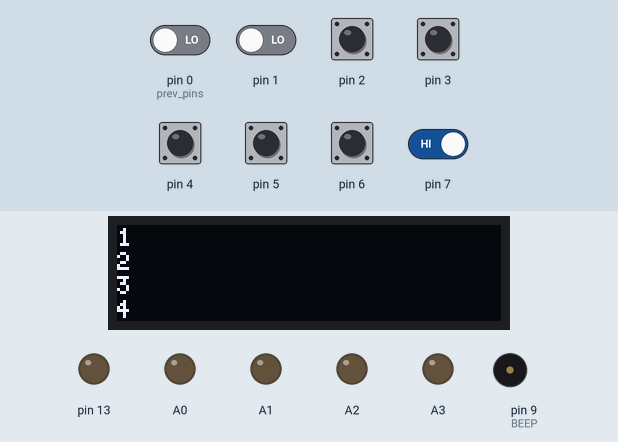
Recording of a program running on a simulated Arduino Nano, built with avr-gcc and run on an emulated ATmega328P. On the bench: 128×32 one-colour display, output pins drawn as LEDs (lit = HIGH), buzzer (waves = sounding). Dashed ring = blinking. The test bench sets the inputs (shaded band); at power-on: pin 2–7 HIGH, pin 0 (prev_pins), pin 1 LOW.

Above: at 1.2 s.
1.3 s: pin 2 pulled LOW for 0.15 s
At 1.52 s:
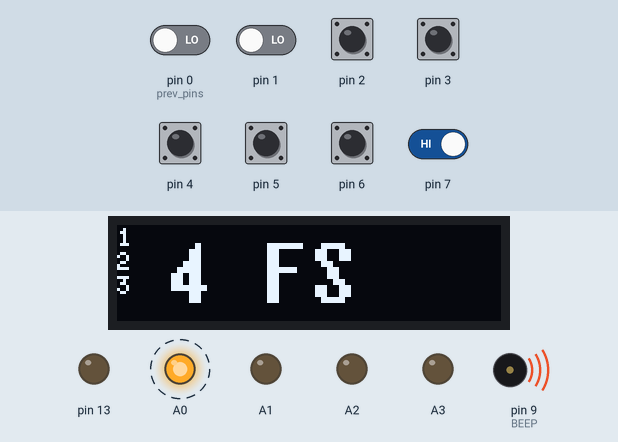
2.0 s: pin 7 driven LOW
At 4.0 s:
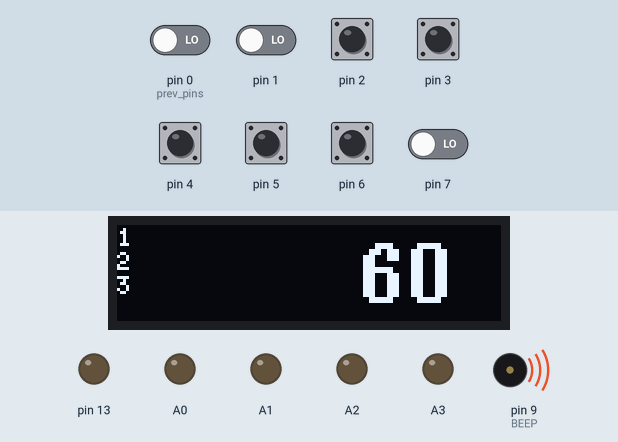
5.0 s: pin 3 pulled LOW for 0.15 s
At 6.4 s:
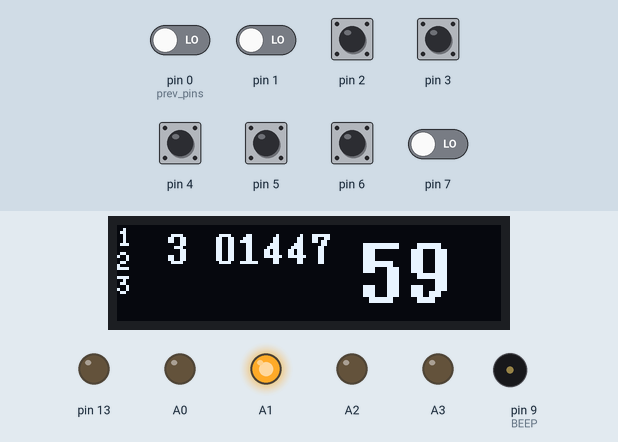
7.5 s: pin 4 pulled LOW for 0.15 s
At 8.3 s:
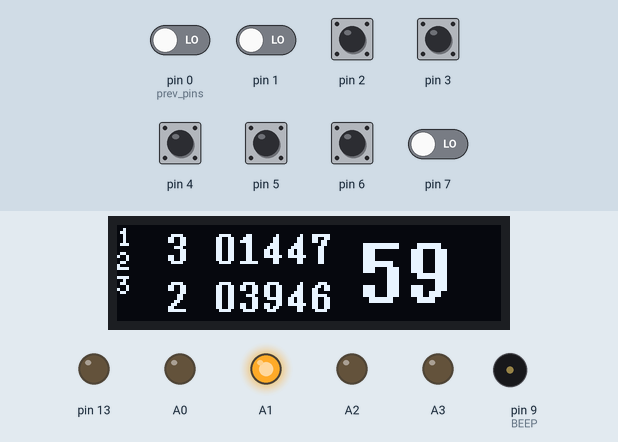
9.1 s: pin 6 pulled LOW for 0.15 s
At 10.3 s:
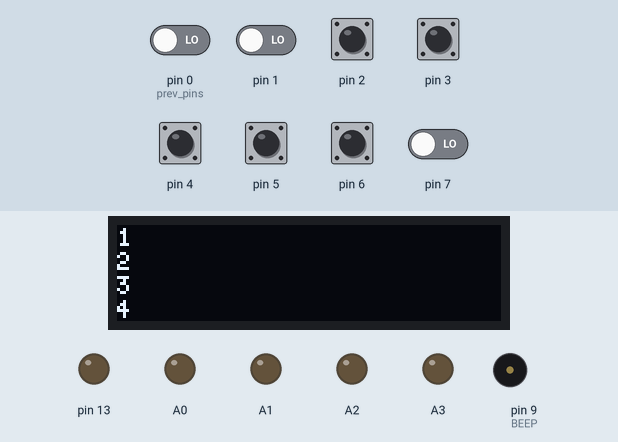
10.7 s: pin 5 pulled LOW for 0.15 s
At 10.92 s:
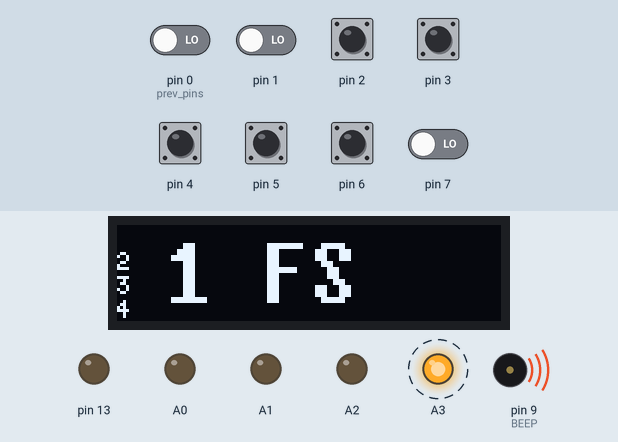
Timing chart, 0 to 12.4 s (numbered marks = the images above; inputs shaded):
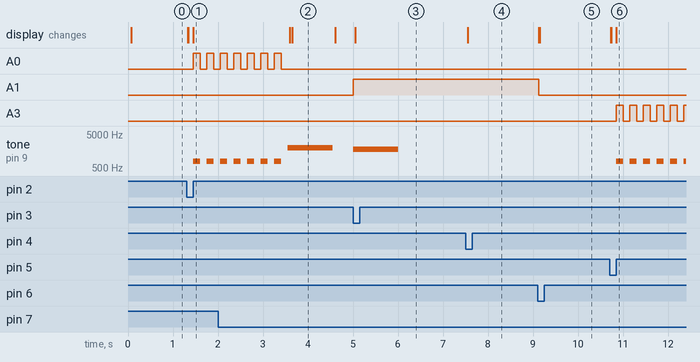

Measured:
- after the input at 1.3 s, A0: alternates HIGH for 0.15 s and LOW for 0.15 s, starting after 0.15 s; tone on pin 9 (BEEP): alternates 800 Hz for 0.15 s and silent for 0.15 s, starting after 0.15 s; the display: first changes at once (image 1 shows a later state)
- after the input at 2.0 s, the display: first changes after 1.6 s (image 2 shows a later state)
- after the input at 5.0 s, A1: LOW → HIGH at once; tone on pin 9 (BEEP): silent → 1800 Hz at once, → silent 1.0 s later
- after the input at 7.5 s, the display: changes after 0.05 s (image 4)
- after the input at 9.1 s, A1: HIGH → LOW at once; the display: first changes at once (image 5 shows a later state)
- after the input at 10.7 s, A3: alternates HIGH for 0.15 s and LOW for 0.15 s, starting after 0.15 s; tone on pin 9 (BEEP): alternates 800 Hz for 0.15 s and silent for 0.15 s, starting after 0.15 s; the display: first changes at once (image 6 shows a later state)
- what the display in image 2 shows lasts 0.9 s, from 3.7 s to 4.6 s

The program:

main.cpp
```cpp
#include <Arduino.h>
#include "fifo.h"
#include "display.h"
#include <GyverButton.h>

#define RESET 6
#define START 7

#define BEEP 9

#define ALL_KEYS  0b00111100
#define TEAM_KEYS 0b00111100

enum State
{
    state_read, state_time, state_answer, state_end//, state_false
};

Display display;

FIFO keysFIFO;
uint32_t lastReset;

bool nextTeam;
State state;
uint32_t start;
uint8_t left_time;
uint32_t timeStart;

volatile uint8_t enabled = ALL_KEYS;
uint8_t disabled = ~ALL_KEYS;

GButton reset_btn(RESET);
GButton start_btn(START);

// void pciSetup(uint8_t pin)
// {
//     *digitalPinToPCMSK(pin) |= bit (digitalPinToPCMSKbit(pin));  // enable pin
//     PCIFR  |= bit (digitalPinToPCICRbit(pin)); // clear any outstanding interrupt
//     PCICR  |= bit (digitalPinToPCICRbit(pin)); // enable interrupt for the group
// }

void setup(void)
{
    reset_btn.setTickMode(true);
    start_btn.setTickMode(true);
    //set D2-7
    DDRD  &= ~ALL_KEYS;
    PORTD |= ALL_KEYS;
    pinMode(A0, OUTPUT);
    pinMode(A1, OUTPUT);
    pinMode(A2, OUTPUT);
    pinMode(A3, OUTPUT);
    // pinMode(A0, INPUT_PULLUP);
    // pinMode(A1, INPUT_PULLUP);
    // pinMode(A2, INPUT_PULLUP);
    // pinMode(A3, INPUT_PULLUP);
    // pinMode(RESET, INPUT_PULLUP);
    // pinMode(START, INPUT_PULLUP);

    *digitalPinToPCMSK(START) |= ALL_KEYS;  // enable pin
    PCIFR  |= bit (digitalPinToPCICRbit(START)); // clear any outstanding interrupt
    PCICR  |= bit (digitalPinToPCICRbit(START)); // enable interrupt for the group

    pinMode(BEEP, OUTPUT);
    pinMode(13, OUTPUT);

    display.begin();
#ifdef DEBUG
    Serial.begin(9600);
#endif
}


void lastTone(void){
    tone(BEEP, 1500, 100);
}

void timeOutTone(void){
    tone(BEEP, 1500, 1000);
}

void startTone(void){
    tone(BEEP, 2000, 1000);
}

void falseTone(int id){
    for(uint8_t i=0;i<7;i++)
    {
        tone(BEEP, 800, 150);
        digitalWrite(A0+id, HIGH);
        delay(150);
        digitalWrite(A0+id, LOW);
        delay(150);
    }
}

void teamTone(void){
    tone(BEEP, 1800, 1000);
}

void readTeams(FIFORow &key){
    uint8_t mask = 0b100;
    for(uint8_t i = 0; i < 4; i++) {
        if (key.pins & mask & ~disabled) {
            if (state == state_answer && nextTeam) {
                nextTeam = false;
                display.printTeam2(i, key.time - timeStart);
            }
            if (state == state_read) {
                disabled |= mask;
                display.printTeamFs(i, disabled);
                falseTone(i);
                keysFIFO.clear();
            }
            if (state == state_time) {
                disabled |= mask;
                state = state_answer;
                nextTeam = true;
                teamTone();
                display.printTeam(i, key.time - timeStart);
            }
        }
        mask <<= 1;
    }
}

void readHost() {
    if (reset_btn.isPress()) {
        enabled = ALL_KEYS;
        disabled = ~ALL_KEYS;

        state = state_read;
        left_time = 0;
        display.clear(disabled);

#ifdef DEBUG
        Serial.println("reset");
#endif
    }
    if (state != state_read && state != state_answer) return;
    if (start_btn.isPress()) {
        left_time = state == state_read ? 61 : 21;
        state = state_time;
        timeStart = millis();
        start = timeStart - 1000;
        startTone();
        display.clear(disabled);

#ifdef DEBUG
        Serial.println("start");
#endif
    }
}

void readKeys(void){
    while(!keysFIFO.isEmpty()) {
        auto key = keysFIFO.get();
        readTeams(key);
        //readHost(key.pins);
    }

    enabled = ~disabled;
}

void updateTimer(void) {
    if (state != state_time){
        return;
    }
    auto cur = millis();
    if (cur - start >= 1000){
        start += 1000;
        left_time--;

        display.printTime(left_time);

        if (left_time <= 0){
            timeOutTone();
            state = state_end;
            return;
        }
        if (left_time <= 3){
            lastTone();
            return;
        }
        if (left_time == 30){
            lastTone();
            return;
        }
    }
}


void loop(void)
{
    // auto ms = millis();
    readKeys();
    readHost();
    updateTimer();
    // ms = millis() - ms;
    // if (ms > 2) Serial.println(ms);
}

uint8_t prev_pins = 0;
// handle pin change interrupt for D0 to D7 here
ISR (PCINT2_vect)
{
    uint8_t new_pins = ~PIND;

    uint8_t pins = (new_pins ^ prev_pins) & new_pins & enabled;
    prev_pins = new_pins;

    if (!pins) return;
    enabled &= ~pins;

    keysFIFO.add(pins);
}
```

display.h
```cpp
#ifndef display_h
#define display_h

#include <U8g2lib.h>
//#include <Wire.h>

#define FONTx1 u8x8_font_5x8_n
#define FONTx2 u8x8_font_7x14B_1x2_r
#define FONTx4 u8x8_font_7x14B_1x2_r
//#define FONTx4 u8x8_font_inb21_2x4_r

//U8G2_SSD1306_128X32_UNIVISION_1_HW_I2C u8g2(U8G2_R0, /* reset=*/ U8X8_PIN_NONE);
U8X8_SSD1306_128X32_UNIVISION_HW_I2C u8x8(/* reset=*/ U8X8_PIN_NONE);

struct Display {
    void begin(void) {
        u8x8.begin();
        clear(0);
    }

    void printTeamFs(uint8_t id, uint8_t bits){
        clear(bits);
        char m_str[] = "1 FS";
        m_str[0] += 3-id;

        u8x8.setFont(FONTx4);
        u8x8.draw2x2String(2,0,m_str);
    }

    void inline printTeamInt(uint8_t id, uint16_t time, u8g2_uint_t row){
        char m_str[] = "1 xxxxx";
        m_str[0] += 3-id;
        strcpy(m_str+2, u8x8_u16toa(time, 5));

        u8x8.setFont(FONTx2);
        u8x8.drawString(2,row,m_str);
    }

    void printTeam(uint8_t id, uint16_t time){
        digitalWrite(A0+id, HIGH);
        printTeamInt(id, time, 0);
    }

    void printTeam2(uint8_t id, uint16_t time){
        printTeamInt(id, time, 2);
    }

    void printTime(uint8_t time){
        char m_str[3];
        strcpy(m_str, u8x8_u8toa(time, 2));

        u8x8.setFont(FONTx4);
        u8x8.draw2x2String(10,0,m_str);
    }

    void clear(uint8_t bits) {
        u8x8.clear();
        u8x8.setFont(FONTx1);
        for (int i=0;i<4;i++){
            digitalWrite(A0+i, LOW);
            if (bits & bit(i+2)) continue;
            u8x8.setCursor(0,3-i);
            u8x8.print(3-i+1);
        }
    }
};

#endif
```

fifo.h
```cpp
#ifndef fifo_h
#define fifo_h

#include <Arduino.h>

struct FIFORow
{
    uint8_t pins;
    uint32_t time;
};

struct FIFO
{
    uint8_t inId  = 0;
    uint8_t outId = 0;

    FIFORow buff[0xf+1];

    inline bool isEmpty(void) {
        return inId == outId;
    }

    inline void clear(void) {
        outId = inId;
    }

    inline FIFORow& get(void) {
        auto i = outId;
        ++outId &= 0xf;
        return buff[i];
    }

    inline void add(uint8_t pins) {
        buff[inId].pins = pins;
        buff[inId].time = millis();
        ++inId &= 0xf;
    }
};

#endif
```
